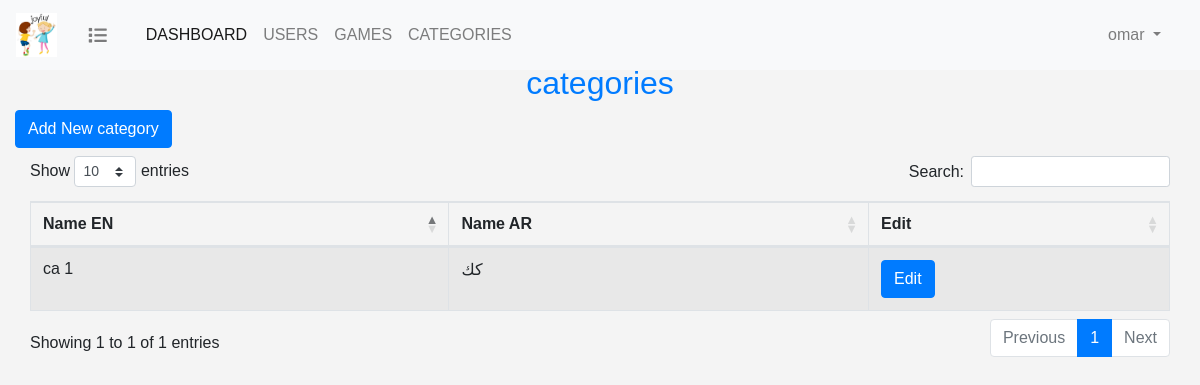
The page /categories/index.php (signed in) on the database as committed earlier.
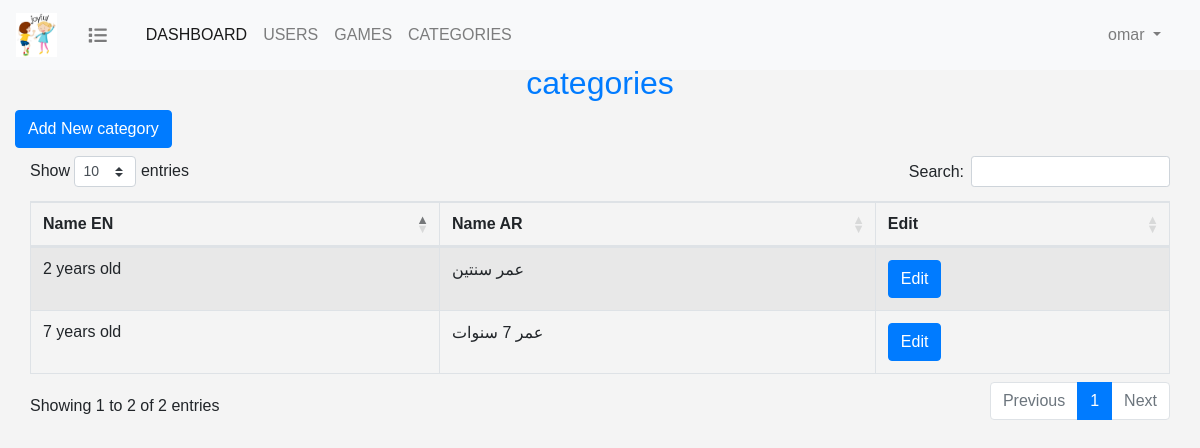
The same page on the database as committed later.
### tables this page shows
CREATE TABLE `categories` (
  `category_id` int(11) NOT NULL,
  `name_en` varchar(100) NOT NULL,
  `name_ar` varchar(100) NOT NULL
);

### categories/classes/Category.php (called while the page is built, shortened)
<?php
include(__DIR__ . '/../../db_connect.php');
class Category
{
    static function listCategories(){
        global $con;
        $query = "SELECT *  FROM categories ";
        $statement = $con->prepare($query);
        $statement->execute();
        $categories = $statement->fetchAll(PDO::FETCH_ASSOC);
        return $categories;
    }
}

### categories/index.php (the view, shortened to what this page needs)
<?php
include './classes/Category.php';
$categories = Category::listCategories();
?>
<html>
<head>
    <?php include "../include/header.php";?>
    <link rel="stylesheet" href="categories.css">
</head>
<body>
<?php include "../include/navbar.php"?>
<div class="container-fluid pt-5">
    <?php
    include "../include/dashboard.php";
    ?>
    <h2 class="text-primary text-center mt-3">categories</h2>
    <a href="add_category.php" class="btn btn-primary mb-2">Add New category</a>
    <table id="categories_table" class="table table-bordered table-striped">
        <thead>
        <tr>
            <th>Name EN</th>
            <th>Name AR</th>
            <th>Edit</th>
        </tr>
        </thead>
        <tbody>
          <?php
          foreach($categories as $category)
          { ?>
               <tr>
               <td><?=$category['name_en']?></td>
               <td><?=$category['name_ar']?></td>
               <td>
                   <a href="add_category.php?category_id=<?= $category['category_id']?>"  class="btn btn-primary">Edit</a>
               </td>
              </tr>
          <?php }?>
        </tbody>
    </table>
</div>
</body>
</html>

Rows that differ between the two databases and show on the page:
changed categories: name_en "ca 1" → "7 years old"; name_ar "كك" → "عمر 7 سنوات"
added categories: name_en "2 years old", name_ar "عمر سنتين"
Other text that changed with them:
text written by a page script: "Show entries Search: Showing 1 to 1 of 1 entries Previous 1 Next" → "Show entries Search: Showing 1 to 2 of 2 entries Previous 1 Next"
